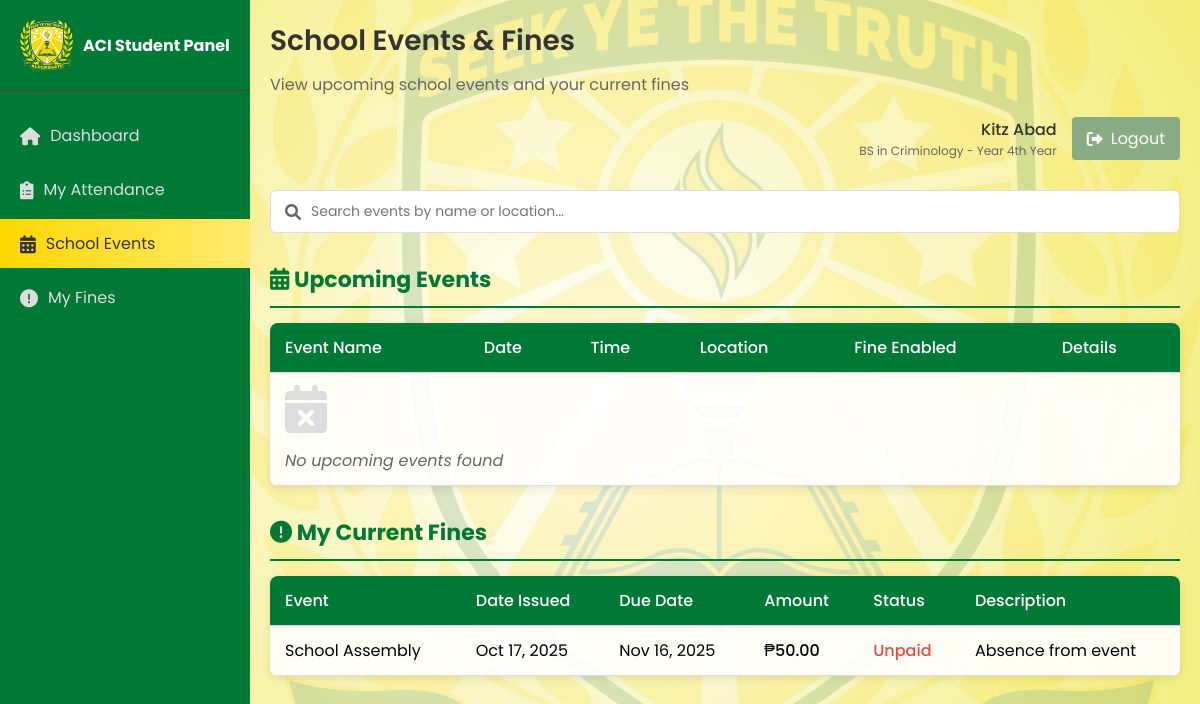
/students/events.php (signed in), run on the app's committed database.
### tables this page shows
CREATE TABLE `admin_fines`  (
  `fine_id` int(11) NOT NULL AUTO_INCREMENT,
  `student_id` int(11) NOT NULL,
  `event_id` int(11) NULL DEFAULT NULL,
  `attendance_id` int(11) NULL DEFAULT NULL,
  `fine_type` enum('late','absent','damage','other') NOT NULL,
  `amount` decimal(10, 2) NOT NULL,
  `description` varchar(255) NULL DEFAULT NULL,
  `date_issued` date NOT NULL,
  `due_date` date NOT NULL,
  `status` enum('unpaid','paid','waived') NULL DEFAULT 'unpaid',
  `paid_date` date NULL DEFAULT NULL,
  `receipt_number` varchar(50) NULL DEFAULT NULL,
  `issued_by` int(11) NULL DEFAULT NULL,
  PRIMARY KEY (`fine_id`) USING BTREE,
  INDEX `event_id`(`event_id`) USING BTREE,
  INDEX `attendance_id`(`attendance_id`) USING BTREE,
  INDEX `issued_by`(`issued_by`) USING BTREE,
  CONSTRAINT `admin_fines_ibfk_2` FOREIGN KEY (`event_id`) REFERENCES `admin_event` (`event_id`) ON DELETE SET NULL ON UPDATE RESTRICT,
  CONSTRAINT `admin_fines_ibfk_3` FOREIGN KEY (`attendance_id`) REFERENCES `admin_attendance` (`record_id`) ON DELETE SET NULL ON UPDATE RESTRICT,
  CONSTRAINT `admin_fines_ibfk_4` FOREIGN KEY (`issued_by`) REFERENCES `admin` (`admin_id`) ON DELETE SET NULL ON UPDATE RESTRICT
);

CREATE TABLE `admin_event`  (
  `event_id` int(11) NOT NULL AUTO_INCREMENT,
  `event_name` varchar(100) NOT NULL,
  `description` text NULL,
  `date` date NOT NULL,
  `start_time` time(0) NOT NULL,
  `end_time` time(0) NOT NULL,
  `location` varchar(100) NULL DEFAULT NULL,
  `is_mandatory` tinyint(1) NULL DEFAULT 1,
  `created_by` int(11) NULL DEFAULT NULL,
  `date_created` datetime(0) NULL DEFAULT current_timestamp(0),
  `status` varchar(20) NULL DEFAULT NULL,
  `fine_amount` decimal(10, 2) NULL DEFAULT NULL,
  `fine_reason` varchar(255) NULL DEFAULT NULL,
  `year_level` varchar(20) NULL DEFAULT NULL,
  PRIMARY KEY (`event_id`) USING BTREE,
  INDEX `created_by`(`created_by`) USING BTREE,
  CONSTRAINT `admin_event_ibfk_1` FOREIGN KEY (`created_by`) REFERENCES `admin` (`admin_id`) ON DELETE SET NULL ON UPDATE RESTRICT
);

### students/events.php (the view, shortened to what this page needs)
<?php
$servername = "localhost";
$username = "root";
$password = "";
$dbname = "biometric";
$conn = new mysqli($servername, $username, $password, $dbname);
$student_id = $_SESSION['student_id'];
$student_name = $_SESSION['student_name'];
$student_course = $_SESSION['student_course'];
$student_year = $_SESSION['student_year'];
function getUpcomingEvents($conn, $includePast = false) {
    $events = [];
    return $events;
}
function getStudentFines($conn, $studentId) {
    $stmt = $conn->prepare("
        SELECT af.*, ae.event_name, ae.date
        FROM admin_fines af
        LEFT JOIN admin_event ae ON af.event_id = ae.event_id
        WHERE af.student_id = ? AND af.status = 'unpaid'
        ORDER BY af.date_issued DESC
    ");
    $stmt->bind_param("i", $studentId);
    $stmt->execute();
    $result = $stmt->get_result();
    $fines = [];
    while($row = $result->fetch_assoc()) {
        $fines[] = $row;
    }
    return $fines;
}
$events = getUpcomingEvents($conn, false);
$studentFines = getStudentFines($conn, $student_id);
?>
<!DOCTYPE html>
<html lang="en">
<head>
    <link rel="stylesheet" href="https://cdnjs.cloudflare.com/ajax/libs/font-awesome/6.0.0-beta3/css/all.min.css">
</head>
<body>
    <aside class="sidebar">
        <div class="sidebar-header">
            <img src="../images/logo.png" alt="ACI Logo">
            <h4>ACI Student Panel</h4>
        </div>
        <ul class="sidebar-menu">
            <li><a href="/biometric/students/dashboard.php"><i class="fas fa-home"></i> Dashboard</a></li>
            <li><a href="/biometric/students/attendance.php"><i class="fas fa-clipboard-list"></i> My Attendance</a></li>
            <li><a href="/biometric/students/events.php" class="active"><i class="fas fa-calendar-alt"></i> School Events</a></li>
            <li><a href="/biometric/students/fines.php"><i class="fas fa-exclamation-circle"></i> My Fines</a></li>
        </ul>
    </aside>
    <main class="main-content">
        <div class="container">
            <div class="header">
                <h1>School Events & Fines</h1>
                <p>View upcoming school events and your current fines</p>
                <div class="user-profile">
                    <div style="margin-right: 15px; text-align: right;">
                        <div style="font-weight: 500; color: #333;"><?php echo htmlspecialchars($student_name); ?></div>
                        <div style="font-size: 12px; color: #666;"><?php echo htmlspecialchars($student_course); ?> - Year <?php echo htmlspecialchars($student_year); ?></div>
                    </div>
                    <a href="/biometric/login/logout.php" class="logout-btn">
                        <i class="fas fa-sign-out-alt"></i> Logout
                    </a>
                </div>
            </div>
            <div class="search-bar">
                <i class="fas fa-search"></i>
                <input type="text" placeholder="Search events by name or location..." id="searchInput">
            </div>
            <h2 class="section-title">
                <i class="fas fa-calendar-alt"></i> Upcoming Events
            </h2>
            <table class="events-table">
                <thead>
                    <tr>
                        <th>Event Name</th>
                        <th>Date</th>
                        <th>Time</th>
                        <th>Location</th>
                        <th>Fine Enabled</th>
                        <th>Details</th>
                    </tr>
                </thead>
                <tbody id="eventsTableBody">
                    <?php if (empty($events)): ?>
                    <tr>
                        <td colspan="6" class="no-data">
                            <i class="fas fa-calendar-times"></i><br>
                            No upcoming events found
                        </td>
                    </tr>
                    <?php endif; ?>
                </tbody>
            </table>
            <h2 class="section-title">
                <i class="fas fa-exclamation-circle"></i> My Current Fines
            </h2>
            <table class="fines-table">
                <thead>
                    <tr>
                        <th>Event</th>
                        <th>Date Issued</th>
                        <th>Due Date</th>
                        <th>Amount</th>
                        <th>Status</th>
                        <th>Description</th>
                    </tr>
                </thead>
                <tbody id="finesTableBody">
                    <?php if (empty($studentFines)): ?>
                    <tr>
                        <td colspan="6" class="no-data">
                            <i class="fas fa-check-circle"></i><br>
                            No outstanding fines
                        </td>
                    </tr>
                    <?php else: ?>
                    <?php foreach ($studentFines as $fine): ?>
                    <tr>
                        <td><?php echo htmlspecialchars($fine['event_name'] ?? 'Event'); ?></td>
                        <td><?php echo isset($fine['date_issued']) ? date('M d, Y', strtotime($fine['date_issued'])) : 'N/A'; ?></td>
                        <td><?php echo isset($fine['due_date']) ? date('M d, Y', strtotime($fine['due_date'])) : 'N/A'; ?></td>
                        <td class="currency">₱<?php echo number_format($fine['amount'] ?? 0, 2); ?></td>
                        <td class="fine-status-<?php echo htmlspecialchars($fine['status'] ?? 'unpaid'); ?>">
                            <?php echo ucfirst($fine['status'] ?? 'unpaid'); ?>
                        </td>
                        <td><?php echo htmlspecialchars($fine['description'] ?? 'Absence from event'); ?></td>
                    </tr>
                    <?php endforeach; ?>
                    <?php endif; ?>
                </tbody>
            </table>
        </div>
    </main>
</body>
</html>

### students/events.php (style rules this page uses)
* { margin: 0; padding: 0; box-sizing: border-box; font-family: 'Poppins', sans-serif; }
body { position: relative; background: radial-gradient(circle, white, rgb(243, 236, 117)); min-height: 100vh; overflow-x: hidden; display: flex; }
body::before { content: ""; position: absolute; top: 0; left: 220px; right: 0; bottom: 0; background-image: url('../images/logo.png'); background-size: 100%; background-repeat: no-repeat; background-position: center; opacity: 0.15; z-index: -1; pointer-events: none; }
.sidebar { width: 250px; background-color: #007836; color: white; min-height: 100vh; padding: 20px 0; }
.sidebar-header { padding: 0 20px 20px; border-bottom: 1px solid #444; margin-bottom: 20px; display: flex; align-items: center; }
.sidebar-header img { height: 50px; margin-right: 10px; }
.sidebar-menu { list-style: none; }
.sidebar-menu li { margin-bottom: 5px; }
.sidebar-menu a { display: flex; align-items: center; padding: 12px 20px; color: #ddd; text-decoration: none; transition: all 0.3s; }
.sidebar-menu a.active { background: linear-gradient(to right, #FFD700, #FFEA70); color: #333; }
.sidebar-menu i { margin-right: 10px; font-size: 18px; }
.main-content { flex: 1; padding: 20px; overflow-y: auto; }
.container { max-width: 1200px; margin: 0 auto; }
.header { margin-bottom: 30px; }
.header h1 { color: #333; font-size: 28px; font-weight: 600; margin-bottom: 10px; }
.header p { color: #666; margin-bottom: 20px; }
.user-profile { display: flex; justify-content: flex-end; margin-bottom: 20px; }
.logout-btn { display: flex; align-items: center; gap: 8px; background: rgb(137, 172, 133); color: white; padding: 8px 15px; border-radius: 4px; text-decoration: none; transition: all 0.3s; }
.search-bar { position: relative; margin-bottom: 20px; }
.search-bar input { width: 100%; padding: 10px 15px 10px 40px; border-radius: 6px; border: 1px solid #ddd; font-size: 14px; }
.search-bar i { position: absolute; left: 15px; top: 50%; transform: translateY(-50%); color: #666; }
.section-title { color: #007836; font-size: 22px; margin: 30px 0 15px 0; padding-bottom: 10px; border-bottom: 2px solid #007836; }
.events-table, .fines-table { width: 100%; border-collapse: collapse; background: rgba(255, 255, 255, 0.9); border-radius: 8px; overflow: hidden; box-shadow: 0 2px 10px rgba(0,0,0,0.1); margin-bottom: 30px; }
.events-table th, .events-table td, .fines-table th, .fines-table td { padding: 12px 15px; text-align: left; border-bottom: 1px solid #ddd; }
.events-table th, .fines-table th { background-color: #007836; color: white; font-weight: 500; }
.fine-status-unpaid { color: #e74c3c; font-weight: 500; }
.no-data { text-align: center; padding: 40px; color: #666; font-style: italic; }
.no-data i { font-size: 48px; margin-bottom: 15px; color: #ddd; }
.currency { font-weight: 500; }

### data on the page
admin_fines: event.event_name "School Assembly", date_issued "Oct 17, 2025", due_date "Nov 16, 2025", amount "50.00", status "Unpaid", description "Absence from event"

### other printed values
$student_name "Kitz Abad"
$student_course "BS in Criminology"
$student_year "4th Year"
